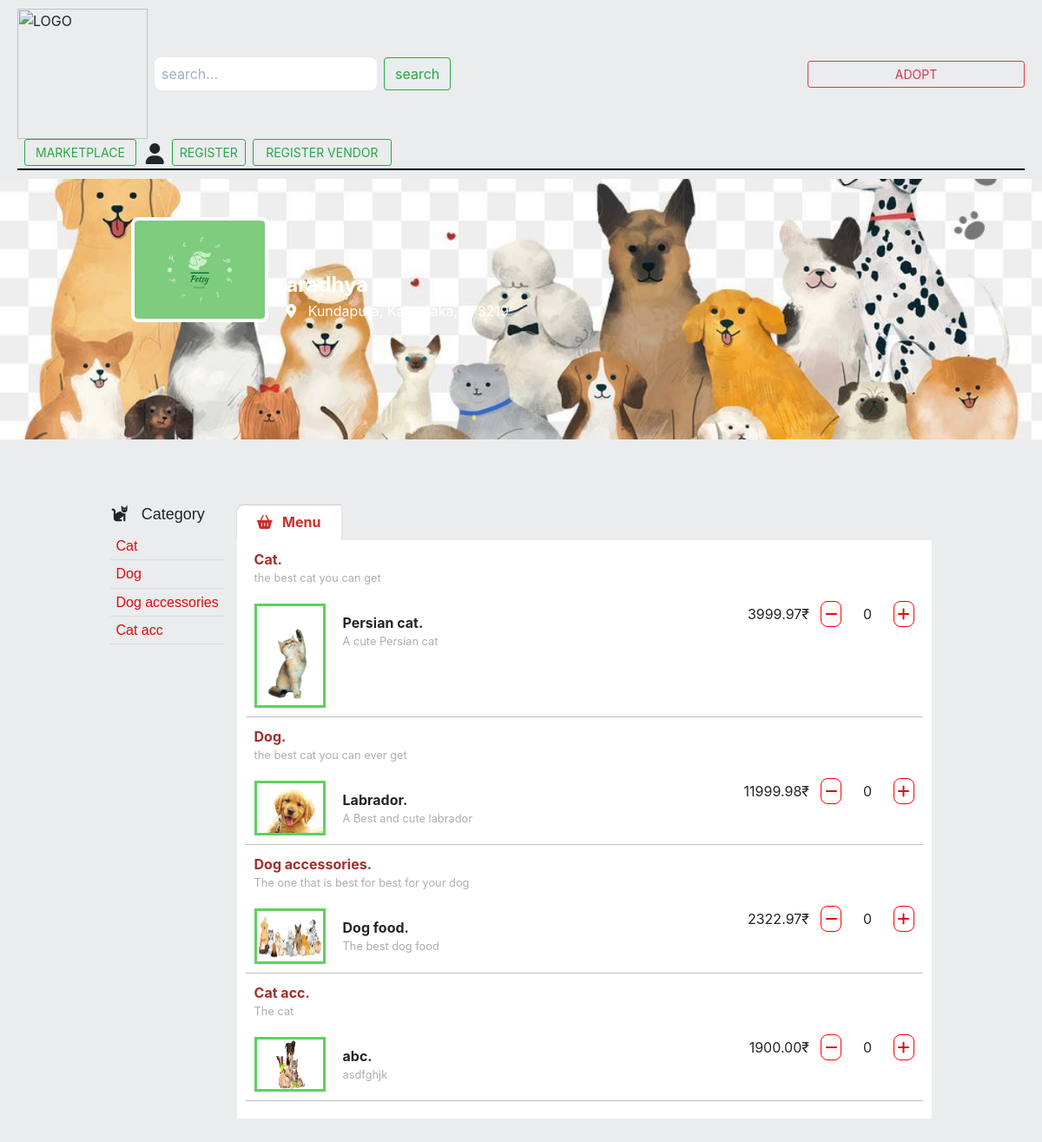
Screenshot of /marketplace/a_43/ with the database file from the repository.
### vendor/models.py (models this page shows, shortened)
class Vendor(models.Model):
    user = models.OneToOneField(User, related_name='user', on_delete=models.CASCADE)
    user_profile = models.OneToOneField(UserProfile, related_name='user_profile', on_delete=models.CASCADE)
    vendor_name = models.CharField(max_length=50)
    vendor_licence = models.ImageField(upload_to= 'vendor/licence')
    vendor_slug = models.SlugField(max_length=100,unique=True)
    is_approved = models.BooleanField(default=False)
    created_date = models.DateTimeField(auto_now_add=True)
    modified_at = models.DateTimeField(auto_now=True)
    def __str__(self):
        return self.vendor_name

### accounts/models.py (models this page shows, shortened)
class UserProfile(models.Model):
    user = models.OneToOneField(User, on_delete=models.CASCADE, blank=True, null=True)
    profile_picture = models.ImageField(upload_to='media/users/profile_picture', blank=True, null=True)
    cover_photo = models.ImageField(upload_to='media/users/cover_photo', blank=True, null=True)
    address = models.CharField(max_length=250, blank=True, null=True)
    country = models.CharField(max_length=20, blank=True, null=True)
    state = models.CharField(max_length=20, blank=True, null=True)
    city = models.CharField(max_length=20, blank=True, null=True)
    pin_code = models.CharField(max_length=6, blank=True, null=True)
    latitude = models.CharField(max_length=20, blank=True, null=True)
    longitude = models.CharField(max_length=6, blank=True, null=True)
    created_at = models.DateTimeField(auto_now_add=True)
    modified_at = models.DateTimeField(auto_now=True)

### menu/models.py (models this page shows, shortened)
class Category(models.Model):
    vendor = models.ForeignKey(Vendor, on_delete=models.CASCADE)
    category_name = models.CharField(max_length=50,unique=True)
    slug = models.SlugField(max_length=100,unique=True)
    description = models.TextField(max_length=250,blank=True)
    created_at = models.DateTimeField(auto_now_add=True)
    modified_at = models.DateTimeField(auto_now=True)
    class Meta:
        verbose_name = 'category'
        verbose_name_plural = 'categories'
    def __str__(self):
        return self.category_name

class FoodItem(models.Model):
    vendor = models.ForeignKey(Vendor,on_delete=models.CASCADE)
    category = models.ForeignKey(Category, on_delete=models.CASCADE,related_name='fooditems')
    food_title = models.CharField(max_length=50)
    slug = models.SlugField(max_length=100,unique=True)
    description = models.TextField(max_length=200,blank=True)
    price = models.DecimalField(max_digits=8, decimal_places=2)
    image = models.ImageField(upload_to='foodimage')
    image_2 = models.ImageField(upload_to='foodimage',blank=True,null=True)
    image_3 = models.ImageField(upload_to='foodimage',blank=True,null=True)
    image_4 = models.ImageField(upload_to='foodimage',blank=True,null=True)
    image_5 = models.ImageField(upload_to='foodimage',blank=True,null=True)
    is_available = models.BooleanField(default=True)
    created_at = models.DateTimeField(auto_now_add=True)
    updated_at = models.DateTimeField(auto_now=True)
    def __str__(self):
        return self.food_title

### marketplace/views.py (the view)
# urls.py: path('<slug:vendor_slug>/', views.vendor_detail, name='vendor_detail'),
def vendor_detail(request,vendor_slug):
    vendor = get_object_or_404(Vendor,vendor_slug=vendor_slug)
    categories = Category.objects.filter(vendor=vendor).prefetch_related(
        Prefetch(
            'fooditems',
            queryset= FoodItem.objects.filter(is_available=True)
        )
    )
    if request.user.is_authenticated:
        cart_items = Cart.objects.filter(user = request.user)
    else:
        cart_items = None
    context = {
        'vendor':vendor,
        'categories':categories,
        'cart_items':cart_items,
    }
    return render(request,'marketplace/vendor_details.html',context)

### templates/marketplace/vendor_details.html (shortened to what this page needs)
{% extends 'accounts/base.html'%} {% block content %} {%load static %}
<!DOCTYPE html>
<html lang="en">
<head>
</head>
<body>
    <div class="cover_photo" style="padding-top: 44px; padding-bottom: 176px; margin-bottom: 0px; background: url({{vendor.user_profile.cover_photo.url }}) no-repeat center / cover;">
        <div class="cover_profile">
            <div id="profile_photo">
                <img id="profile" src="{{vendor.user_profile.profile_picture.url}}" alt="...">
            </div>
            <div class="cover_content">
                <strong>{{vendor}}</strong>
                <small>
                    <i class="fa fa-location-dot"></i>  &nbsp; {{ vendor.user_profile.city }}, {{ vendor.user_profile.state }}, {{ vendor.user_profile.pin_code }}
                </small>
            </div>
        </div>
    </div>
    <div class="vendor_all_category">
        <div class="category_list">
            <h3><i class=" 	fas fa-cat"></i> &nbsp; Category</h4>
                {%for category in categories%}
                <h6 style="color: rgb(226, 12, 12); border-bottom: 1px solid rgb(221, 217, 217);">{{category}}</h6>
                {%endfor%}
        </div>
        <div class="main_category">
            <div class="menu_title">
                <strong style="color: rgb(205, 46, 46);"><i class="fa fa-shopping-basket"></i> &nbsp; Menu</strong>
            </div>
            {% if categories %}
            <div id="main_category">
                {% for category in categories%}
                <div class="category" style="display: flex;">
                    <strong style="color: rgb(165, 44, 44);">{{category}}.</strong>
                    <small>{{category.description}}</small>
                </div>
                {% for food in category.fooditems.all%}
                <div class="category_food ">
                    <div class="food_details">
                        <img src="{{food.image.url}}" alt="" width="82" style="border: 3px solid rgb(92, 210, 92);">
                        <div class="food">
                            <a href="{% url 'food_details' food.id %}"><strong>{{food}}.</strong></a>
                            <small>{{food.description}}</small>
                        </div>
                    </div>
                    <div class="add_items_to_cart">
                        <span>{{food.price}}₹</span> &nbsp;
                        <a href="#" class="decrees_cart" data-id="{{food.id}}" data-url="{% url 'decrees_cart' food.id %}"><i class="fas fa-minus" style="color: rgb(219, 15, 15);"></i></a>
                        <label id="qty-{{food.id}}">0 </label>
                        <a href="#" class="add_to_cart" data-id="{{food.id}}" data-url="{% url 'add_to_cart' food.id %}"><i class=" fas fa-plus" style="color: rgb(219, 15, 15);"></i></a>
                    </div>
                </div>
                {%endfor%} {%endfor%}
            </div>
            {%endif%}
        </div>
    </div>
</body>
</html>
{%endblock%}

### templates/accounts/base.html (shortened to what this page needs)
{%load static %}
<doctype html>
    <html lang="en" dir="ltr">
    <head>
        <link rel="stylesheet" href="https://cdn.jsdelivr.net/npm/bootstrap@5.2.1/dist/css/bootstrap.rtl.min.css"> {% comment %} java script {% endcomment %}
        <link rel="stylesheet" href="https://stackpath.bootstrapcdn.com/bootstrap/4.3.1/css/bootstrap.min.css">
        <link href="https://unpkg.com/tailwindcss@^1.0/dist/tailwind.min.css" rel="stylesheet">
        <link rel="stylesheet" href="//cdn.datatables.net/1.13.4/css/jquery.dataTables.min.css">
        <link rel="stylesheet" href="{%static 'css/custom.css'%}">
    </head>
    <body>
        {%include 'include/navbar.html'%} {% block content %} {%endblock%} {%include 'include/alert.html'%} {%include 'include/footer.html'%}
    </body>
    </html>

### templates/include/navbar.html (shortened to what this page needs)
<!DOCTYPE html> {%load static %}
<html lang="en">
<head>
    <link rel="stylesheet" href="{%static 'css/nav.css'%}">
</head>
<body>
    <nav class="d_flex">
        <div class="nav_start d_flex">
            <div class="logo mr-2">
                <a href="{% url 'home' %}">
                    <img src="{%static 'logo/logo1.png'%}" alt="LOGO" width="150" height="150">
                </a>
            </div>
            <div class="nav_search ">
                <form action="" method="get" class="d_flex">
                    <input type="search" name="srch" id="" class="b_radius mr-2 pl-2" placeholder="search...">
                    <button type="submit" class="btn btn-outline-success ">search</button>
                </form>
            </div>
        </div>
        <div class="nav_center">
            <a href="{% url 'adoption' %}" class="btn btn-outline-danger btn-sm">ADOPT</a>
        </div>
        <div class="nav_end">
            <ul class=" mb-2 mb-lg-0 text-uppercase">
                <div class="d_flex">
                    <div class=" d_flex">
                        <div>
                            <a class="btn btn-sm btn-outline-success ml-2" href="{% url 'marketplace' %}">marketplace</a> {% if user.is_authenticated%}
                        </div>
                        <div>
                            <a id="pro" href="{% url 'account'%}" class=" mr-5">
                                <i class="fa fa-user" aria-hidden="true"></i>
                            </a>
                        </div>
                    </div>
                    {%else%}
                </div>
                <div class="d_flex">
                    <div>
                        <a class="btn btn-sm" href="{% url 'login'%}"><i class="fa fa-user" aria-hidden="true" style="font-size: x-large;margin-left: 10px;"></i></a>
                    </div>
                    <div class="mr-2">
                        <a class="btn btn-sm btn-outline-success" aria-current="page" href="{% url 'registerUser' %}">Register</a>
                    </div>
                    <div>
                        <a class="btn btn-sm btn-outline-success " aria-current="page" href="{% url 'registerVendor' %}" style="width: 160px;">Register Vendor</a> {%endif%}
                    </div>
                </div>
            </ul>
        </div>
    </nav>
</body>
</html>

### templates/include/alert.html (shortened to what this page needs)
<!DOCTYPE html>
<html lang="en">
<head>
</head>
<body>
</body>
</html>

### templates/include/footer.html (shortened to what this page needs)
<!-- {%load static %}
<!DOCTYPE html>
<html lang="en">
<head>
    <meta charset="UTF-8">
    <meta http-equiv="X-UA-Compatible" content="IE=edge">
    <meta name="viewport" content="width=device-width, initial-scale=1.0">
    <link rel="stylesheet" href="https://cdnjs.cloudflare.com/ajax/libs/font-awesome/4.7.0/css/font-awesome.min.css">
    <title>Document</title>
    <style>
        .footer {
            position: static;
            left: 0;
            bottom: 0;
            z-index: -1;
        }
        .footer p {
            z-index: 1;
        }
        .footer_title {
            display: flex;
            flex-wrap: wrap;
            justify-content: center;
            align-items: center;
        }
        .footer_title .f_title h5 {
            color: #13b613;
            font-size: 35px;
            font-weight: 800;
            font-family: sans-serif;
        }
        .footer_title .f_title {
            margin: 0 66px;
            border-bottom: 3px solid white;
            padding-bottom: 10px;
        }
        .footer_title .f_title h2 {
            color: white;
            font-weight: 800;
            font-size: 49px;
            font-family: sans-serif;
        }
        .f {
            padding: 20px;
            font-size: 30px;
            width: 30px;
            text-align: center;
            text-decoration: none;
            margin: 5px 2px;
            border-radius: 50%;
        }
        .fa:hover {
            opacity: 1;
        }
        .social a {
            width: 70px;
        }
        .f_logo {
            border-right: 3px solid white;
            padding-right: 10px;
        }
        .fa-twitter {
            background: #55ACEE;
            color: white;
        }
        .fa-linkedin {
            background: #007bb5;
            color: white;
        }
        .fa-instagram {
            background: #125688;
            color: white;
        }
        .fa-github {
            background: black;
            color: white;
        }
    </style>
</head>
<body>
    <footer>
        <div class="footer cs-nomargin " style="padding-top: 44px; padding-bottom: 176px; margin-bottom: 0px; background: url({% static 'img/footer_bg1.png'%}) no-repeat center / cover;">
            <div class="footer_title">
                <div class="f_title">
                    <h5> O N L I N E</h5>
                    <h2> P E T &nbsp; S T O R E</h2>
                </div>
                <div class="f_logo">
                    <img src="{% static 'logo/logo2.png'%}" width="300" alt="Logo">
                </div>
            </div>
            <div class="social">
                <a href="#" class="f fa fa-twitter"></a>
                <a href="#" class="f fa fa-linkedin"></a>
                <a href="#" class="f fa fa-instagram"></a>
                <a href="#" class="f fa fa-github"></a>
            </div>
        </div>
    </footer>
</body>
</html> -->

### rows the page displays
Vendor: user_profile.cover_photo (picture), user_profile.profile_picture (picture), vendor_name "aradhya", user_profile.city "Kundapura", user_profile.pin_code "573219"
Category: category_name "Cat", description "the best cat you can get"
Category: category_name "Dog", description "the best cat you can ever get"
Category: category_name "Dog accessories", description "The one that is best for best for your dog"
Category: category_name "Cat acc", description "The cat"
FoodItem: image (picture), food_title "Persian cat", description "A cute Persian cat", price "3999.97"
FoodItem: image (picture), food_title "Labrador", description "A Best and cute labrador", price "11999.98"
FoodItem: image (picture), food_title "Dog food", description "The best dog food", price "2322.97"
FoodItem: image (picture), food_title "abc", description "asdfghjk", price "1900.00"
